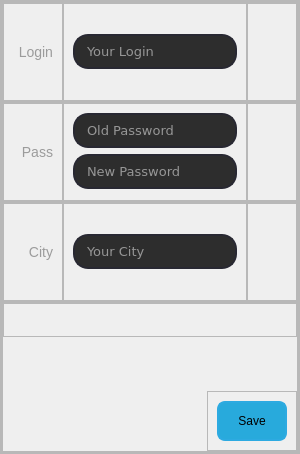
            <widget class="QWidget" name="page_settings">
             <layout class="QVBoxLayout" name="verticalLayout_67">
              <property name="spacing">
               <number>0</number>
              </property>
              <property name="leftMargin">
               <number>0</number>
              </property>
              <property name="topMargin">
               <number>0</number>
              </property>
              <property name="rightMargin">
               <number>0</number>
              </property>
              <property name="bottomMargin">
               <number>0</number>
              </property>
              <item>
               <widget class="QFrame" name="frame_settings">
                <property name="frameShape">
                 <enum>QFrame::StyledPanel</enum>
                </property>
                <property name="frameShadow">
                 <enum>QFrame::Raised</enum>
                </property>
                <layout class="QHBoxLayout" name="horizontalLayout_12">
                 <property name="spacing">
                  <number>0</number>
                 </property>
                 <property name="leftMargin">
                  <number>0</number>
                 </property>
                 <property name="topMargin">
                  <number>0</number>
                 </property>
                 <property name="rightMargin">
                  <number>0</number>
                 </property>
                 <property name="bottomMargin">
                  <number>0</number>
                 </property>
                 <item>
                  <widget class="QFrame" name="frame_30">
                   <property name="sizePolicy">
                    <sizepolicy hsizetype="Expanding" vsizetype="Preferred">
                     <horstretch>0</horstretch>
                     <verstretch>0</verstretch>
                    </sizepolicy>
                   </property>
                   <property name="minimumSize">
                    <size>
                     <width>0</width>
                     <height>0</height>
                    </size>
                   </property>
                   <property name="maximumSize">
                    <size>
                     <width>100</width>
                     <height>16777215</height>
                    </size>
                   </property>
                   <property name="frameShape">
                    <enum>QFrame::StyledPanel</enum>
                   </property>
                   <property name="frameShadow">
                    <enum>QFrame::Raised</enum>
                   </property>
                  </widget>
                 </item>
                 <item alignment="Qt::AlignVCenter">
                  <widget class="QFrame" name="frame_26">
                   <property name="minimumSize">
                    <size>
                     <width>260</width>
                     <height>0</height>
                    </size>
                   </property>
                   <property name="frameShape">
                    <enum>QFrame::StyledPanel</enum>
                   </property>
                   <property name="frameShadow">
                    <enum>QFrame::Raised</enum>
                   </property>
                   <layout class="QVBoxLayout" name="verticalLayout_72">
                    <property name="spacing">
                     <number>0</number>
                    </property>
                    <property name="leftMargin">
                     <number>0</number>
                    </property>
                    <property name="topMargin">
                     <number>0</number>
                    </property>
                    <property name="rightMargin">
                     <number>0</number>
                    </property>
                    <property name="bottomMargin">
                     <number>0</number>
                    </property>
                    <item>
                     <widget class="QFrame" name="frame_58">
                      <property name="minimumSize">
                       <size>
                        <width>0</width>
                        <height>100</height>
                       </size>
                      </property>
                      <property name="maximumSize">
                       <size>
                        <width>16777215</width>
                        <height>100</height>
                       </size>
                      </property>
                      <property name="frameShape">
                       <enum>QFrame::StyledPanel</enum>
                      </property>
                      <property name="frameShadow">
                       <enum>QFrame::Raised</enum>
                      </property>
                      <layout class="QHBoxLayout" name="horizontalLayout_13">
                       <property name="spacing">
                        <number>0</number>
                       </property>
                       <property name="leftMargin">
                        <number>0</number>
                       </property>
                       <property name="topMargin">
                        <number>0</number>
                       </property>
                       <property name="rightMargin">
                        <number>0</number>
                       </property>
                       <property name="bottomMargin">
                        <number>0</number>
                       </property>
                       <item>
                        <widget class="QFrame" name="frame_59">
                         <property name="minimumSize">
                          <size>
                           <width>60</width>
                           <height>0</height>
                          </size>
                         </property>
                         <property name="maximumSize">
                          <size>
                           <width>60</width>
                           <height>16777215</height>
                          </size>
                         </property>
                         <property name="frameShape">
                          <enum>QFrame::StyledPanel</enum>
                         </property>
                         <property name="frameShadow">
                          <enum>QFrame::Raised</enum>
                         </property>
                         <layout class="QVBoxLayout" name="verticalLayout_73">
                          <property name="spacing">
                           <number>6</number>
                          </property>
                          <property name="leftMargin">
                           <number>9</number>
                          </property>
                          <property name="topMargin">
                           <number>9</number>
                          </property>
                          <property name="rightMargin">
                           <number>9</number>
                          </property>
                          <property name="bottomMargin">
                           <number>9</number>
                          </property>
                          <item>
                           <widget class="QLabel" name="label_29">
                            <property name="styleSheet">
                             <string notr="true">QLabel{
	color: rgb(155, 155, 155);
	font-size: 14px;
}</string>
                            </property>
                            <property name="text">
                             <string>Login</string>
                            </property>
                            <property name="alignment">
                             <set>Qt::AlignRight|Qt::AlignTrailing|Qt::AlignVCenter</set>
                            </property>
                           </widget>
                          </item>
                         </layout>
                        </widget>
                       </item>
                       <item>
                        <widget class="QFrame" name="frame_60">
                         <property name="frameShape">
                          <enum>QFrame::StyledPanel</enum>
                         </property>
                         <property name="frameShadow">
                          <enum>QFrame::Raised</enum>
                         </property>
                         <layout class="QVBoxLayout" name="verticalLayout_77">
                          <item>
                           <widget class="QLineEdit" name="settings_lineEdit_login">
                            <property name="minimumSize">
                             <size>
                              <width>0</width>
                              <height>35</height>
                             </size>
                            </property>
                            <property name="maximumSize">
                             <size>
                              <width>16777215</width>
                              <height>35</height>
                             </size>
                            </property>
                            <property name="font">
                             <font>
                              <family>Verdana</family>
                              <pointsize>10</pointsize>
                             </font>
                            </property>
                            <property name="styleSheet">
                             <string notr="true">QLineEdit{
	border: 2px solid rgb(40, 40, 50);
	border-radius: 15px;
	color: #FFF;
	padding-left: 10px;
	padding-right: 10px;
	background-color: rgb(45, 45, 45);
}

QLineEdit:hover{
	border: 2px solid rgb(60, 60, 60);
}

QLineEdit:focus{
	border: 2px solid rgb(40, 170, 220);
	background-color: rgb(55, 55, 55);
}</string>
                            </property>
                            <property name="placeholderText">
                             <string>Your Login</string>
                            </property>
                           </widget>
                          </item>
                         </layout>
                        </widget>
                       </item>
                       <item>
                        <widget class="QFrame" name="frame_61">
                         <property name="minimumSize">
                          <size>
                           <width>50</width>
                           <height>0</height>
                          </size>
                         </property>
                         <property name="maximumSize">
                          <size>
                           <width>50</width>
                           <height>16777215</height>
                          </size>
                         </property>
                         <property name="frameShape">
                          <enum>QFrame::StyledPanel</enum>
                         </property>
                         <property name="frameShadow">
                          <enum>QFrame::Raised</enum>
                         </property>
                        </widget>
                       </item>
                      </layout>
                     </widget>
                    </item>
                    <item>
                     <widget class="QFrame" name="frame_38">
                      <property name="minimumSize">
                       <size>
                        <width>0</width>
                        <height>100</height>
                       </size>
                      </property>
                      <property name="maximumSize">
                       <size>
                        <width>16777215</width>
                        <height>100</height>
                       </size>
                      </property>
                      <property name="frameShape">
                       <enum>QFrame::StyledPanel</enum>
                      </property>
                      <property name="frameShadow">
                       <enum>QFrame::Raised</enum>
                      </property>
                      <layout class="QHBoxLayout" name="horizontalLayout_14">
                       <property name="spacing">
                        <number>0</number>
                       </property>
                       <property name="leftMargin">
                        <number>0</number>
                       </property>
                       <property name="topMargin">
                        <number>0</number>
                       </property>
                       <property name="rightMargin">
                        <number>0</number>
                       </property>
                       <property name="bottomMargin">
                        <number>0</number>
                       </property>
                       <item>
                        <widget class="QFrame" name="frame_62">
                         <property name="minimumSize">
                          <size>
                           <width>60</width>
                           <height>0</height>
                          </size>
                         </property>
                         <property name="maximumSize">
                          <size>
                           <width>60</width>
                           <height>16777215</height>
                          </size>
                         </property>
                         <property name="frameShape">
                          <enum>QFrame::StyledPanel</enum>
                         </property>
                         <property name="frameShadow">
                          <enum>QFrame::Raised</enum>
                         </property>
                         <layout class="QVBoxLayout" name="verticalLayout_74">
                          <property name="spacing">
                           <number>6</number>
                          </property>
                          <property name="leftMargin">
                           <number>9</number>
                          </property>
                          <property name="topMargin">
                           <number>9</number>
                          </property>
                          <property name="rightMargin">
                           <number>9</number>
                          </property>
                          <property name="bottomMargin">
                           <number>9</number>
                          </property>
                          <item>
                           <widget class="QLabel" name="label_32">
                            <property name="maximumSize">
                             <size>
                              <width>16777215</width>
                              <height>16777215</height>
                             </size>
                            </property>
                            <property name="styleSheet">
                             <string notr="true">QLabel{
	color: rgb(155, 155, 155);
	font-size: 14px;
}</string>
                            </property>
                            <property name="text">
                             <string>Pass</string>
                            </property>
                            <property name="alignment">
                             <set>Qt::AlignRight|Qt::AlignTrailing|Qt::AlignVCenter</set>
                            </property>
                           </widget>
                          </item>
                         </layout>
                        </widget>
                       </item>
                       <item>
                        <widget class="QFrame" name="frame_63">
                         <property name="sizePolicy">
                          <sizepolicy hsizetype="Minimum" vsizetype="Preferred">
                           <horstretch>0</horstretch>
                           <verstretch>0</verstretch>
                          </sizepolicy>
                         </property>
                         <property name="frameShape">
                          <enum>QFrame::StyledPanel</enum>
                         </property>
                         <property name="frameShadow">
                          <enum>QFrame::Raised</enum>
                         </property>
                         <layout class="QVBoxLayout" name="verticalLayout_76">
                          <item>
                           <widget class="QLineEdit" name="settings_lineEdit_oldpassword">
                            <property name="minimumSize">
                             <size>
                              <width>0</width>
                              <height>35</height>
                             </size>
                            </property>
                            <property name="maximumSize">
                             <size>
                              <width>16777215</width>
                              <height>35</height>
                             </size>
                            </property>
                            <property name="font">
                             <font>
                              <family>Verdana</family>
                              <pointsize>10</pointsize>
                             </font>
                            </property>
                            <property name="styleSheet">
                             <string notr="true">QLineEdit{
	border: 2px solid rgb(40, 40, 50);
	border-radius: 15px;
	color: #FFF;
	padding-left: 10px;
	padding-right: 10px;
	background-color: rgb(45, 45, 45);
}

QLineEdit:hover{
	border: 2px solid rgb(60, 60, 60);
}

QLineEdit:focus{
	border: 2px solid rgb(40, 170, 220);
	background-color: rgb(55, 55, 55);
}</string>
                            </property>
                            <property name="placeholderText">
                             <string>Old Password</string>
                            </property>
                            <property name="clearButtonEnabled">
                             <bool>false</bool>
                            </property>
                           </widget>
                          </item>
                          <item>
                           <widget class="QLineEdit" name="settings_lineEdit_newpassword">
                            <property name="minimumSize">
                             <size>
                              <width>0</width>
                              <height>35</height>
                             </size>
                            </property>
                            <property name="maximumSize">
                             <size>
                              <width>16777215</width>
                              <height>35</height>
                             </size>
                            </property>
                            <property name="font">
                             <font>
                              <family>Verdana</family>
                              <pointsize>10</pointsize>
                             </font>
                            </property>
                            <property name="styleSheet">
                             <string notr="true">QLineEdit{
	border: 2px solid rgb(40, 40, 50);
	border-radius: 15px;
	color: #FFF;
	padding-left: 10px;
	padding-right: 10px;
	background-color: rgb(45, 45, 45);
}

QLineEdit:hover{
	border: 2px solid rgb(60, 60, 60);
}

QLineEdit:focus{
	border: 2px solid rgb(40, 170, 220);
	background-color: rgb(55, 55, 55);
}</string>
                            </property>
                            <property name="placeholderText">
                             <string>New Password</string>
                            </property>
                           </widget>
                          </item>
                         </layout>
                        </widget>
                       </item>
                       <item>
                        <widget class="QFrame" name="frame_64">
                         <property name="minimumSize">
                          <size>
                           <width>50</width>
                           <height>0</height>
                          </size>
                         </property>
                         <property name="maximumSize">
                          <size>
                           <width>50</width>
                           <height>16777215</height>
                          </size>
                         </property>
                         <property name="frameShape">
                          <enum>QFrame::StyledPanel</enum>
                         </property>
                         <property name="frameShadow">
                          <enum>QFrame::Raised</enum>
                         </property>
                        </widget>
                       </item>
                      </layout>
                     </widget>
                    </item>
                    <item>
                     <widget class="QFrame" name="frame_50">
                      <property name="minimumSize">
                       <size>
                        <width>0</width>
                        <height>100</height>
                       </size>
                      </property>
                      <property name="maximumSize">
                       <size>
                        <width>16777215</width>
                        <height>100</height>
                       </size>
                      </property>
                      <property name="frameShape">
                       <enum>QFrame::StyledPanel</enum>
                      </property>
                      <property name="frameShadow">
                       <enum>QFrame::Raised</enum>
                      </property>
                      <layout class="QHBoxLayout" name="horizontalLayout_15">
                       <property name="spacing">
                        <number>0</number>
                       </property>
                       <property name="leftMargin">
                        <number>0</number>
                       </property>
                       <property name="topMargin">
                        <number>0</number>
                       </property>
                       <property name="rightMargin">
                        <number>0</number>
                       </property>
                       <property name="bottomMargin">
                        <number>0</number>
                       </property>
                       <item>
                        <widget class="QFrame" name="frame_65">
                         <property name="minimumSize">
                          <size>
                           <width>60</width>
                           <height>0</height>
                          </size>
                         </property>
                         <property name="maximumSize">
                          <size>
                           <width>60</width>
                           <height>16777215</height>
                          </size>
                         </property>
                         <property name="frameShape">
                          <enum>QFrame::StyledPanel</enum>
                         </property>
                         <property name="frameShadow">
                          <enum>QFrame::Raised</enum>
                         </property>
                         <layout class="QVBoxLayout" name="verticalLayout_75">
                          <item>
                           <widget class="QLabel" name="label_41">
                            <property name="styleSheet">
                             <string notr="true">QLabel{
	color: rgb(155, 155, 155);
	font-size: 14px;
}</string>
                            </property>
                            <property name="text">
                             <string>City</string>
                            </property>
                            <property name="alignment">
                             <set>Qt::AlignRight|Qt::AlignTrailing|Qt::AlignVCenter</set>
                            </property>
                           </widget>
                          </item>
                         </layout>
                        </widget>
                       </item>
                       <item>
                        <widget class="QFrame" name="frame_67">
                         <property name="sizePolicy">
                          <sizepolicy hsizetype="Minimum" vsizetype="Preferred">
                           <horstretch>0</horstretch>
                           <verstretch>0</verstretch>
                          </sizepolicy>
                         </property>
                         <property name="frameShape">
                          <enum>QFrame::StyledPanel</enum>
                         </property>
                         <property name="frameShadow">
                          <enum>QFrame::Raised</enum>
                         </property>
                         <layout class="QVBoxLayout" name="verticalLayout_78">
                          <item>
                           <widget class="QLineEdit" name="settings_lineEdit_city">
                            <property name="minimumSize">
                             <size>
                              <width>0</width>
                              <height>35</height>
                             </size>
                            </property>
                            <property name="maximumSize">
                             <size>
                              <width>16777215</width>
                              <height>35</height>
                             </size>
                            </property>
                            <property name="font">
                             <font>
                              <family>Verdana</family>
                              <pointsize>10</pointsize>
                             </font>
                            </property>
                            <property name="styleSheet">
                             <string notr="true">QLineEdit{
	border: 2px solid rgb(40, 40, 50);
	border-radius: 15px;
	color: #FFF;
	padding-left: 10px;
	padding-right: 10px;
	background-color: rgb(45, 45, 45);
}

QLineEdit:hover{
	border: 2px solid rgb(60, 60, 60);
}

QLineEdit:focus{
	border: 2px solid rgb(40, 170, 220);
	background-color: rgb(55, 55, 55);
}</string>
                            </property>
                            <property name="placeholderText">
                             <string>Your City</string>
                            </property>
                           </widget>
                          </item>
                         </layout>
                        </widget>
                       </item>
                       <item>
                        <widget class="QFrame" name="frame_66">
                         <property name="minimumSize">
                          <size>
                           <width>50</width>
                           <height>0</height>
                          </size>
                         </property>
                         <property name="maximumSize">
                          <size>
                           <width>50</width>
                           <height>16777215</height>
                          </size>
                         </property>
                         <property name="frameShape">
                          <enum>QFrame::StyledPanel</enum>
                         </property>
                         <property name="frameShadow">
                          <enum>QFrame::Raised</enum>
                         </property>
                        </widget>
                       </item>
                      </layout>
                     </widget>
                    </item>
                    <item alignment="Qt::AlignVCenter">
                     <widget class="QFrame" name="frame_54">
                      <property name="minimumSize">
                       <size>
                        <width>0</width>
                        <height>150</height>
                       </size>
                      </property>
                      <property name="maximumSize">
                       <size>
                        <width>16777215</width>
                        <height>16777215</height>
                       </size>
                      </property>
                      <property name="styleSheet">
                       <string notr="true"/>
                      </property>
                      <property name="frameShape">
                       <enum>QFrame::StyledPanel</enum>
                      </property>
                      <property name="frameShadow">
                       <enum>QFrame::Raised</enum>
                      </property>
                      <layout class="QVBoxLayout" name="verticalLayout_79">
                       <property name="spacing">
                        <number>0</number>
                       </property>
                       <property name="leftMargin">
                        <number>0</number>
                       </property>
                       <property name="topMargin">
                        <number>0</number>
                       </property>
                       <property name="rightMargin">
                        <number>0</number>
                       </property>
                       <property name="bottomMargin">
                        <number>0</number>
                       </property>
                       <item alignment="Qt::AlignTop">
                        <widget class="QFrame" name="frame_69">
                         <property name="maximumSize">
                          <size>
                           <width>16777215</width>
                           <height>35</height>
                          </size>
                         </property>
                         <property name="frameShape">
                          <enum>QFrame::StyledPanel</enum>
                         </property>
                         <property name="frameShadow">
                          <enum>QFrame::Raised</enum>
                         </property>
                         <layout class="QVBoxLayout" name="verticalLayout_80">
                          <item>
                           <widget class="QLabel" name="settings_label_error">
                            <property name="enabled">
                             <bool>true</bool>
                            </property>
                            <property name="maximumSize">
                             <size>
                              <width>16777215</width>
                              <height>16777215</height>
                             </size>
                            </property>
                            <property name="autoFillBackground">
                             <bool>false</bool>
                            </property>
                            <property name="styleSheet">
                             <string notr="true">QLabel{
	color: rgb(255, 155, 155);
	font-size: 12px;
}</string>
                            </property>
                            <property name="text">
                             <string/>
                            </property>
                            <property name="alignment">
                             <set>Qt::AlignLeading|Qt::AlignLeft|Qt::AlignTop</set>
                            </property>
                           </widget>
                          </item>
                         </layout>
                        </widget>
                       </item>
                       <item alignment="Qt::AlignRight|Qt::AlignBottom">
                        <widget class="QFrame" name="frame_68">
                         <property name="frameShape">
                          <enum>QFrame::StyledPanel</enum>
                         </property>
                         <property name="frameShadow">
                          <enum>QFrame::Raised</enum>
                         </property>
                         <layout class="QVBoxLayout" name="verticalLayout_81">
                          <item>
                           <widget class="QPushButton" name="settings_pushButton_save">
                            <property name="minimumSize">
                             <size>
                              <width>70</width>
                              <height>40</height>
                             </size>
                            </property>
                            <property name="maximumSize">
                             <size>
                              <width>70</width>
                              <height>40</height>
                             </size>
                            </property>
                            <property name="styleSheet">
                             <string notr="true">QPushButton{
	background-color: rgb(40, 170, 220);
	border: 2px solid rgb(45, 170, 225);
	border-radius: 8px;
}</string>
                            </property>
                            <property name="text">
                             <string>Save</string>
                            </property>
                           </widget>
                          </item>
                         </layout>
                        </widget>
                       </item>
                      </layout>
                     </widget>
                    </item>
                   </layout>
                  </widget>
                 </item>
                 <item>
                  <widget class="QFrame" name="frame_34">
                   <property name="sizePolicy">
                    <sizepolicy hsizetype="Expanding" vsizetype="Preferred">
                     <horstretch>0</horstretch>
                     <verstretch>0</verstretch>
                    </sizepolicy>
                   </property>
                   <property name="minimumSize">
                    <size>
                     <width>0</width>
                     <height>0</height>
                    </size>
                   </property>
                   <property name="maximumSize">
                    <size>
                     <width>100</width>
                     <height>16777215</height>
                    </size>
                   </property>
                   <property name="frameShape">
                    <enum>QFrame::StyledPanel</enum>
                   </property>
                   <property name="frameShadow">
                    <enum>QFrame::Raised</enum>
                   </property>
                  </widget>
                 </item>
                </layout>
               </widget>
              </item>
             </layout>
            </widget>
